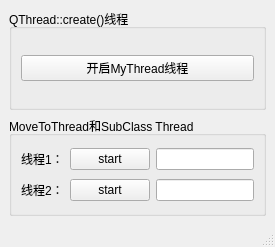
<?xml version="1.0" encoding="UTF-8"?>
<ui version="4.0">
 <class>MainWindow</class>
 <widget class="QMainWindow" name="MainWindow">
  <property name="geometry">
   <rect>
    <x>0</x>
    <y>0</y>
    <width>275</width>
    <height>247</height>
   </rect>
  </property>
  <property name="windowTitle">
   <string>线程</string>
  </property>
  <widget class="QWidget" name="centralwidget">
   <layout class="QVBoxLayout" name="verticalLayout">
    <item>
     <widget class="QGroupBox" name="groupBox">
      <property name="title">
       <string>QThread::create()线程</string>
      </property>
      <layout class="QGridLayout" name="gridLayout_2">
       <item row="0" column="0">
        <widget class="QPushButton" name="btn_MyThread">
         <property name="text">
          <string>开启MyThread线程</string>
         </property>
        </widget>
       </item>
      </layout>
     </widget>
    </item>
    <item>
     <widget class="QGroupBox" name="groupBox_2">
      <property name="title">
       <string>MoveToThread和SubClass Thread</string>
      </property>
      <layout class="QGridLayout" name="gridLayout">
       <item row="0" column="0">
        <widget class="QLabel" name="label">
         <property name="text">
          <string>线程1：</string>
         </property>
        </widget>
       </item>
       <item row="0" column="1">
        <widget class="QPushButton" name="btn_thread1">
         <property name="text">
          <string>start</string>
         </property>
        </widget>
       </item>
       <item row="0" column="2">
        <widget class="QLineEdit" name="lineEdit_thread1">
         <property name="sizePolicy">
          <sizepolicy hsizetype="Preferred" vsizetype="Fixed">
           <horstretch>0</horstretch>
           <verstretch>0</verstretch>
          </sizepolicy>
         </property>
         <property name="readOnly">
          <bool>true</bool>
         </property>
        </widget>
       </item>
       <item row="1" column="0">
        <widget class="QLabel" name="label_2">
         <property name="text">
          <string>线程2：</string>
         </property>
        </widget>
       </item>
       <item row="1" column="1">
        <widget class="QPushButton" name="btn_thread2">
         <property name="text">
          <string>start</string>
         </property>
        </widget>
       </item>
       <item row="1" column="2">
        <widget class="QLineEdit" name="lineEdit_thread2">
         <property name="sizePolicy">
          <sizepolicy hsizetype="Preferred" vsizetype="Fixed">
           <horstretch>0</horstretch>
           <verstretch>0</verstretch>
          </sizepolicy>
         </property>
         <property name="readOnly">
          <bool>true</bool>
         </property>
        </widget>
       </item>
      </layout>
     </widget>
    </item>
   </layout>
  </widget>
  <widget class="QMenuBar" name="menubar">
   <property name="geometry">
    <rect>
     <x>0</x>
     <y>0</y>
     <width>275</width>
     <height>27</height>
    </rect>
   </property>
  </widget>
  <widget class="QStatusBar" name="statusbar"/>
 </widget>
 <resources/>
 <connections/>
</ui>
